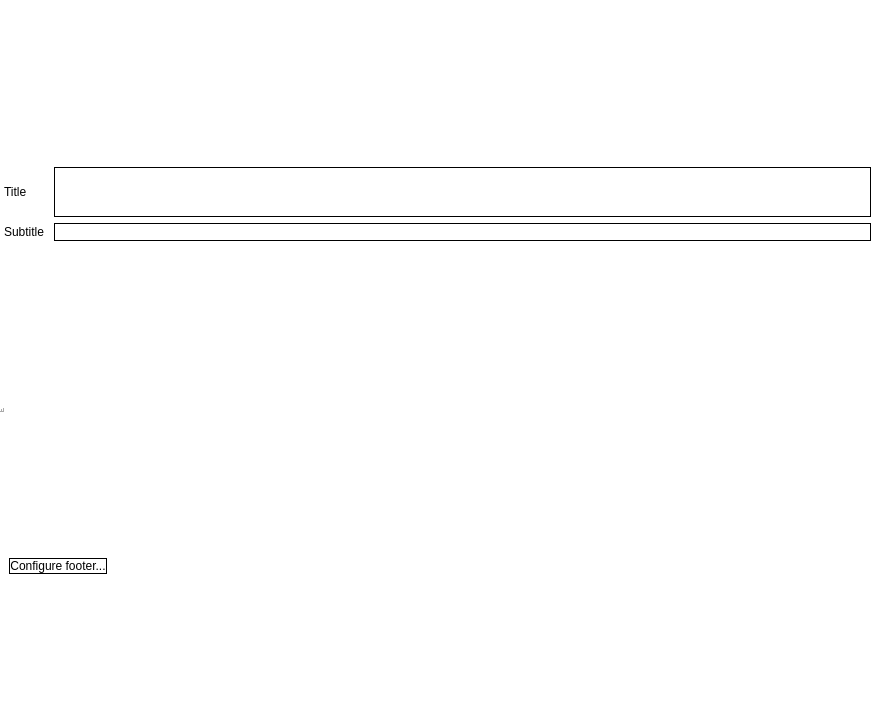
<?xml version="1.0" encoding="UTF-8"?>
<ui version="4.0">
 <class>Form</class>
 <widget class="QWidget" name="Form">
  <property name="geometry">
   <rect>
    <x>0</x>
    <y>0</y>
    <width>871</width>
    <height>722</height>
   </rect>
  </property>
  <property name="windowTitle">
   <string>Form</string>
  </property>
  <property name="autoFillBackground">
   <bool>false</bool>
  </property>
  <property name="styleSheet">
   <string notr="true">background:rgb(255, 255, 255)</string>
  </property>
  <layout class="QVBoxLayout" name="verticalLayout_2">
   <property name="spacing">
    <number>0</number>
   </property>
   <property name="leftMargin">
    <number>0</number>
   </property>
   <property name="topMargin">
    <number>0</number>
   </property>
   <property name="rightMargin">
    <number>0</number>
   </property>
   <property name="bottomMargin">
    <number>0</number>
   </property>
   <item>
    <widget class="QFrame" name="frame">
     <property name="maximumSize">
      <size>
       <width>16777215</width>
       <height>150</height>
      </size>
     </property>
     <property name="frameShape">
      <enum>QFrame::NoFrame</enum>
     </property>
     <property name="frameShadow">
      <enum>QFrame::Raised</enum>
     </property>
     <layout class="QVBoxLayout" name="verticalLayout_3">
      <property name="leftMargin">
       <number>0</number>
      </property>
      <property name="topMargin">
       <number>0</number>
      </property>
      <property name="rightMargin">
       <number>0</number>
      </property>
      <property name="bottomMargin">
       <number>0</number>
      </property>
      <item>
       <layout class="QGridLayout" name="layout_title">
        <property name="sizeConstraint">
         <enum>QLayout::SetMinimumSize</enum>
        </property>
        <item row="0" column="0">
         <widget class="QLabel" name="title_label">
          <property name="styleSheet">
           <string notr="true">border: 1px solid white</string>
          </property>
          <property name="text">
           <string>Title</string>
          </property>
         </widget>
        </item>
        <item row="0" column="1">
         <widget class="QTextEdit" name="title_text">
          <property name="maximumSize">
           <size>
            <width>16777215</width>
            <height>50</height>
           </size>
          </property>
          <property name="styleSheet">
           <string notr="true">border: 1px solid black</string>
          </property>
         </widget>
        </item>
        <item row="1" column="0">
         <widget class="QLabel" name="subtitle_label">
          <property name="styleSheet">
           <string notr="true">border: 1px solid white</string>
          </property>
          <property name="text">
           <string>Subtitle</string>
          </property>
         </widget>
        </item>
        <item row="1" column="1">
         <widget class="QLineEdit" name="subtitle_text">
          <property name="styleSheet">
           <string notr="true">border: 1px solid black</string>
          </property>
         </widget>
        </item>
       </layout>
      </item>
     </layout>
    </widget>
   </item>
   <item>
    <widget class="QFrame" name="Document_Frame">
     <property name="frameShape">
      <enum>QFrame::Box</enum>
     </property>
     <property name="frameShadow">
      <enum>QFrame::Raised</enum>
     </property>
     <layout class="QVBoxLayout" name="verticalLayout_4">
      <property name="sizeConstraint">
       <enum>QLayout::SetMaximumSize</enum>
      </property>
      <property name="leftMargin">
       <number>0</number>
      </property>
      <property name="topMargin">
       <number>0</number>
      </property>
      <property name="rightMargin">
       <number>0</number>
      </property>
      <property name="bottomMargin">
       <number>0</number>
      </property>
      <item>
       <layout class="QGridLayout" name="ElementsGrid"/>
      </item>
     </layout>
    </widget>
   </item>
   <item>
    <widget class="QFrame" name="frame_3">
     <property name="maximumSize">
      <size>
       <width>16777215</width>
       <height>50</height>
      </size>
     </property>
     <property name="frameShape">
      <enum>QFrame::NoFrame</enum>
     </property>
     <property name="frameShadow">
      <enum>QFrame::Raised</enum>
     </property>
     <layout class="QVBoxLayout" name="verticalLayout">
      <item>
       <layout class="QHBoxLayout" name="horizontalLayout_2">
        <item>
         <widget class="QPushButton" name="pushButton_5">
          <property name="styleSheet">
           <string notr="true">border: 1px solid black</string>
          </property>
          <property name="text">
           <string>Configure footer...</string>
          </property>
         </widget>
        </item>
        <item>
         <spacer name="horizontalSpacer_2">
          <property name="orientation">
           <enum>Qt::Horizontal</enum>
          </property>
          <property name="sizeHint" stdset="0">
           <size>
            <width>40</width>
            <height>20</height>
           </size>
          </property>
         </spacer>
        </item>
       </layout>
      </item>
     </layout>
    </widget>
   </item>
  </layout>
 </widget>
 <resources/>
 <connections/>
</ui>
